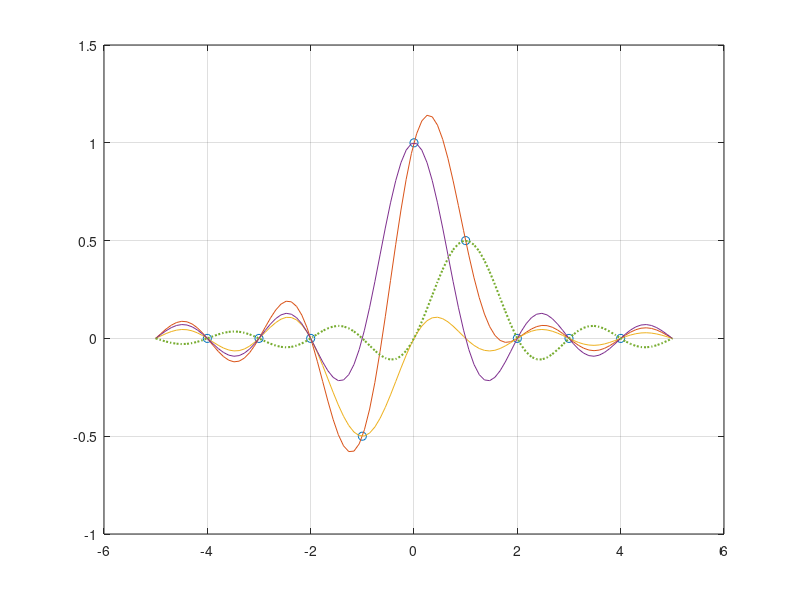

Reproduce this figure in MATLAB.
%% DAC
% 
% Copyright 2007 Telecommunications Lab
% $Revision: 1.0 $ $Date: 2007/06/21 12:45:07 $

%%
% 
t = (-4:4)';                    % a column vector of time samples
randn('seed',0);
%x = randn(size(t));            % a column vector of data
x=[0; 0;0;-.5;1;.5;0;0;0];
% ts is times at which to interpolate data
ts = linspace(-5,5,100)';
y1= sinc(ts(:,ones(size(t))) - t(:,ones(size(ts)))')*[0; 0;0;-.5;0 ;0 ;0 ;0 ;0];
y2= sinc(ts(:,ones(size(t))) - t(:,ones(size(ts)))')*[0; 0;0; 0 ;1 ;0 ;0 ;0 ;0];
y3= sinc(ts(:,ones(size(t))) - t(:,ones(size(ts)))')*[0; 0;0; 0 ;0 ;.5;0 ;0 ;0];
y = sinc(ts(:,ones(size(t))) - t(:,ones(size(ts)))')*x;
plot(t,x,'o',ts,y,ts,y1,'-',ts,y2,ts,y3,':','LineWidth',1.5);
grid on;